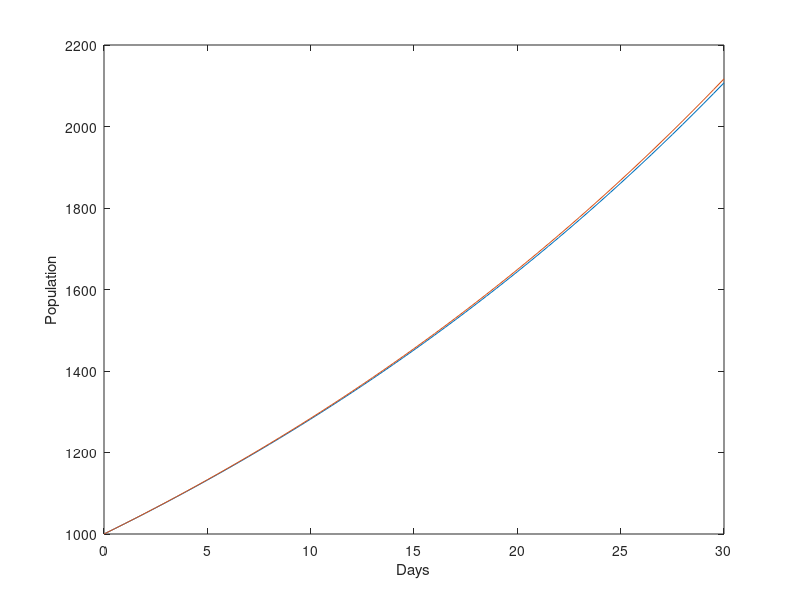

The MATLAB source for this figure:
% Jonathan Kosir
% Homework for ECE 302 Matlab and its engineering applications
% Problem 7.4
% 1/13/18
% A population estimate using eulor method
% The code in this problem is taking from an in book example on page 370
% I modified it to recieve the results we are looking for
%-------------------------------------------------------------------------
% Variables
h = 0.5; 
r = 0.025; 
a = 0; 
b = 30; 
m = (b - a) / h; 
N = zeros(1, m+1); 
N(1) = 1000;
t = a:h:b;

% Look through the ode
for i = 1:m
    N(i+1) = N(i)+r*h*N(i); 
end

% Finish math
Nex = N(1) * exp(r * t); 
format bank 

% Display and plot
disp( [t' N' Nex'] )
plot(t, N ), xlabel( 'Days' ), ylabel( 'Population' ) 
hold on
plot(t, Nex ), hold off
